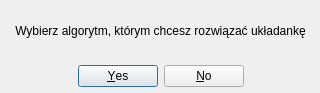
<?xml version="1.0" encoding="UTF-8"?>
<ui version="4.0">
 <class>AlgorithmChoiceDialog</class>
 <widget class="QDialog" name="AlgorithmChoiceDialog">
  <property name="geometry">
   <rect>
    <x>0</x>
    <y>0</y>
    <width>320</width>
    <height>93</height>
   </rect>
  </property>
  <property name="windowTitle">
   <string>Dialog</string>
  </property>
  <widget class="QDialogButtonBox" name="buttonBox">
   <property name="geometry">
    <rect>
     <x>10</x>
     <y>60</y>
     <width>301</width>
     <height>32</height>
    </rect>
   </property>
   <property name="orientation">
    <enum>Qt::Horizontal</enum>
   </property>
   <property name="standardButtons">
    <set>QDialogButtonBox::No|QDialogButtonBox::Yes</set>
   </property>
   <property name="centerButtons">
    <bool>true</bool>
   </property>
  </widget>
  <widget class="QLabel" name="label">
   <property name="geometry">
    <rect>
     <x>10</x>
     <y>10</y>
     <width>301</width>
     <height>41</height>
    </rect>
   </property>
   <property name="font">
    <font>
     <pointsize>9</pointsize>
    </font>
   </property>
   <property name="text">
    <string>Wybierz algorytm, którym chcesz rozwiązać układankę</string>
   </property>
   <property name="alignment">
    <set>Qt::AlignCenter</set>
   </property>
   <property name="wordWrap">
    <bool>true</bool>
   </property>
  </widget>
 </widget>
 <resources/>
 <connections>
  <connection>
   <sender>buttonBox</sender>
   <signal>accepted()</signal>
   <receiver>AlgorithmChoiceDialog</receiver>
   <slot>accept()</slot>
   <hints>
    <hint type="sourcelabel">
     <x>248</x>
     <y>254</y>
    </hint>
    <hint type="destinationlabel">
     <x>157</x>
     <y>274</y>
    </hint>
   </hints>
  </connection>
  <connection>
   <sender>buttonBox</sender>
   <signal>rejected()</signal>
   <receiver>AlgorithmChoiceDialog</receiver>
   <slot>reject()</slot>
   <hints>
    <hint type="sourcelabel">
     <x>316</x>
     <y>260</y>
    </hint>
    <hint type="destinationlabel">
     <x>286</x>
     <y>274</y>
    </hint>
   </hints>
  </connection>
 </connections>
</ui>
